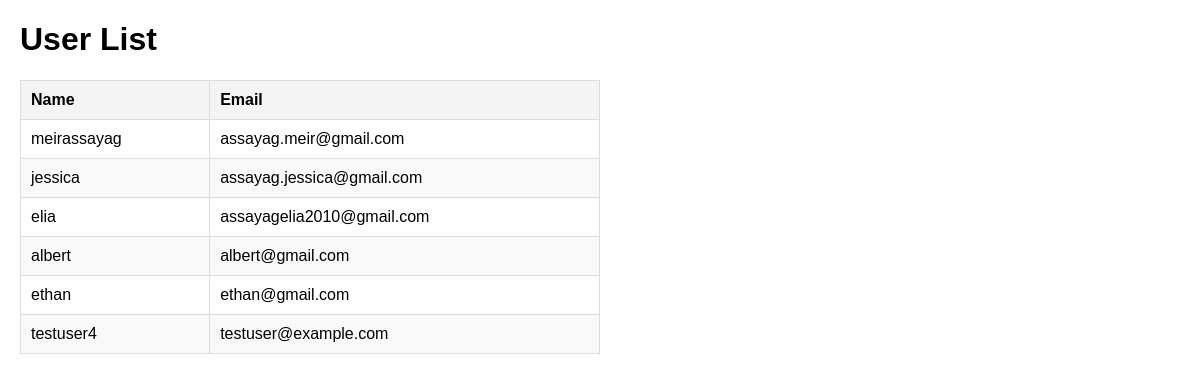
Page /all-users/ on the committed database.
### users/models.py (models this page shows, shortened)
class Profile(models.Model):
    user = models.OneToOneField(User,
                                on_delete=models.CASCADE,
                                blank=True,
                                null=True)

### users/views.py (the view)
# urls.py: path('all-users/', all_users, name='all_users'),
def all_users(request):
    users = Profile.objects.all()
    return render(request, 'users/users_list.html', {'users': users})

### templates/users/users_list.html (shortened to what this page needs)
{% load static %}
<!DOCTYPE html>
<html lang="en">
<head>
    <link rel="stylesheet" href="{% static 'css/users/users_list.css' %}">
</head>
<body>
    <h1>User List</h1>
    <table>
        <thead>
            <tr>
                <th>Name</th>
                <th>Email</th>
            </tr>
        </thead>
        <tbody>
            {% for profile in users %}
            <tr>
                <td>{{ profile.user.username }}</td>
                <td>{{ profile.user.email }}</td>
            </tr>
            {% endfor %}
        </tbody>
    </table>
</body>
</html>

### static/css/users/users_list.css (style rules this page uses)
body { font-family: Arial, sans-serif; margin: 20px; }
table { width: 50%; border-collapse: collapse; margin: 20px 0; }
th, td { border: 1px solid #ddd; padding: 10px; text-align: left; }
th { background-color: #f4f4f4; }
tr:nth-child(even) { background-color: #f9f9f9; }

### rows in the picture
Profile: user.username "meirassayag", user.email "assayag.meir@gmail.com"
Profile: user.username "jessica", user.email "assayag.jessica@gmail.com"
Profile: user.username "elia", user.email "assayagelia2010@gmail.com"
Profile: user.username "albert", user.email "albert@gmail.com"
Profile: user.username "ethan", user.email "ethan@gmail.com"
Profile: user.username "testuser4", user.email "testuser@example.com"
